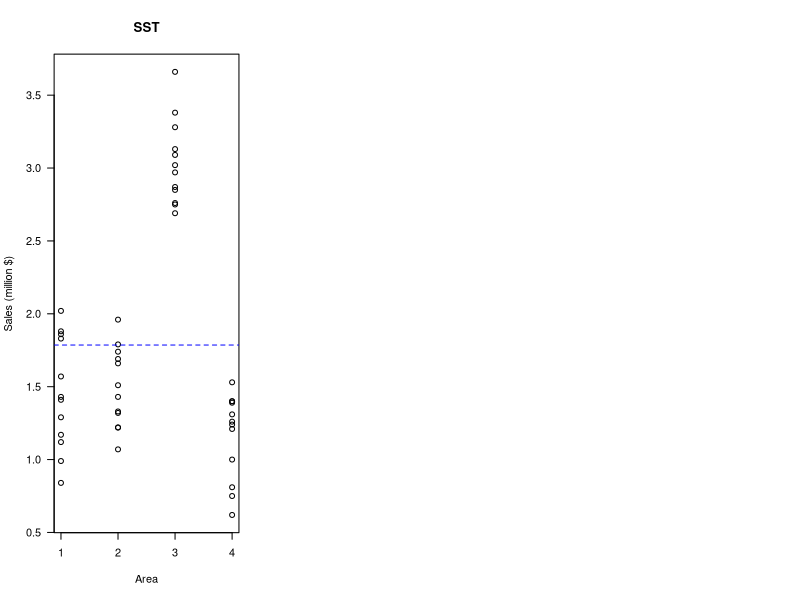

Write the R code that produced this figure. (Note: this script raises an error after producing the figure.)
############# ANOVA ###########

#1. Import the data

  setwd("C:\\Parametric tests\\ANOVA")
  data2<-read.csv("ANOVA_data.csv",dec=",",sep=";")


#2. Do the ANOVA
  m<-lm(Sales~Area,data=data2)
  anova(m)
  summary(m)
  #3 Visualize
  ##SST
  par(mfcol=c(1,3))
  plot(data2$Sales ~rep(c(1,2,3,4),each=12),xaxt="n",main="SST",xlab="Area",ylab="Sales (million $)",las=1)
  axis(side=1,at=c(1,2,3,4),labels=c(1,2,3,4))
  abline(h=mean(data2$Sales),col="blue",lty="dashed")

  segments(rep(c(1,2,3,4),each=12),data2$Sales[seq(1,max(length(Sales)),1)],
  rep(c(1,2,3,4),each=12),mean(data2$Sales),col="red")

  Area1<-round(tapply(data2$Sales,data2$Area,mean),digits=2)[1]
  Area2<-round(tapply(data2$Sales,data2$Area,mean),digits=2)[2]
  Area3<-round(tapply(data2$Sales,data2$Area,mean),digits=2)[3]
  Area4<-round(tapply(data2$Sales,data2$Area,mean),digits=2)[4]

#SSB
  plot(data2$Sales ~rep(c(1,2,3,4),each=12),xaxt="n",main="SSB",xlab="Area",ylab="Sales (million $)",las=1)
  axis(side=1,at=c(1,2,3,4),labels=c(1,2,3,4))
  abline(h=mean(data2$Sales),col="blue",lty="dashed")

  segments(0.9,Area1,1.1,Area1,lwd=2)
  segments(1.9,Area2,2.1,Area2,lwd=2)
  segments(2.9,Area3,3.1,Area3,lwd=2)
  segments(3.9,Area4,4.1,Area4,lwd=2)

  segments(c(1,2,3,4),round(tapply(data2$Sales,data2$Area,mean),digits=2),
  c(1,2,3,4),mean(data2$Sales),col="red")

#SSW
  plot(data2$Sales ~rep(c(1,2,3,4),each=12),xaxt="n",main="SSW",xlab="Area",ylab="Sales (million $)",las=1)
  axis(side=1,at=c(1,2,3,4),labels=c(1,2,3,4))
  abline(h=mean(Sales),col="blue",lty="dashed")
  segments(0.9,Area1,1.1,Area1,lwd=2)
  segments(1.9,Area2,2.1,Area2,lwd=2)
  segments(2.9,Area3,3.1,Area3,lwd=2)
  segments(3.9,Area4,4.1,Area4,lwd=2)

  segments(rep(c(1,2,3,4),each=12),data2$Sales[seq(1,max(length(data2$Sales)),1)],
  rep(c(1,2,3,4),each=12),rep(round(tapply(data2$Sales,data2$Area,mean),digits=2),each=12),col="red")



#3. Check the assumptions

  #3.1 Normality
    #QQ plot
      st.res<-rstandard(m)
      qqnorm(st.res,ylab="Standardized Residuals",xlab="Theoretical",las=1,bty="l") 
      qqline(st.res)

    # Histogram
      x11()
      par(mfcol=c(2,2))
      tapply(data1$Sales,data1$Area,hist,col="skyblue",las=1,yaxt="n",xaxt="n",xlab="Sales",main="Histogram")

  #4.1 Equal variances
    #Compute the variances of each Area
      d<-data.frame(data1[which(data1$Area=="Area 1"),],data1[which(data1$Area=="Area 2"),],
      data1[which(data1$Area=="Area 3"),], data1[which(data1$Area=="Area 4"),])

      std<-tapply(data1$Sales,data1$Area,sd)
      var<-std^2

#F-test
  var.test(d$Sales,d$Sales.1)

